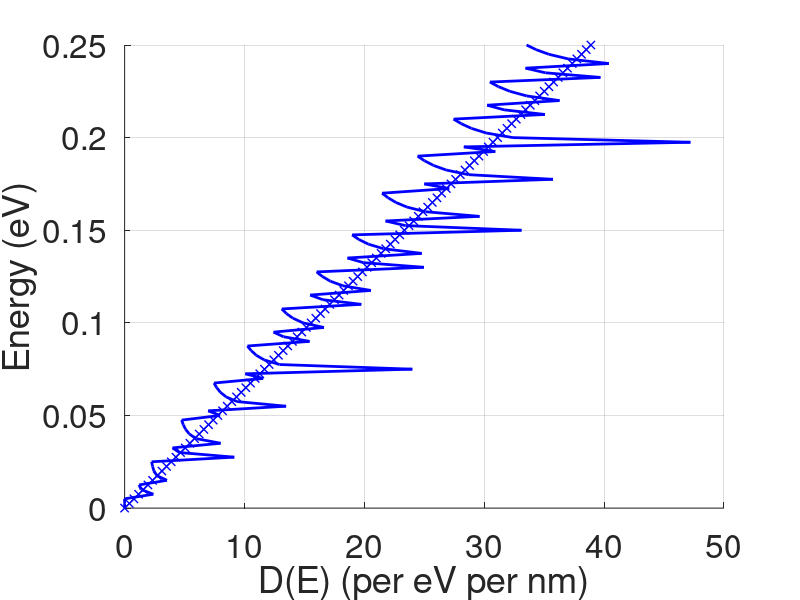

The MATLAB source for this figure:
clear all
close all

t = 3;
m = 800; % Use 200 and 800 for two plots
a0 = 0.14;
D = 2*m*a0*sqrt(3)/(2*pi);
Eg = 2*t*0.14/D;
c = pi*D;
L = 1;
nu0 = round(2*m/3);a=3*a0/2;
E = linspace(0,0.25,101);
DG = (2*c*L/(2*pi*a*a*t*t))*E;
DN = zeros(1,101);
for nu = nu0-100:nu0+100
    Ek = ((t*2*pi/sqrt(3))*((3*nu/(2*m))-1))+(i*1e-12);
    DN = DN + ((2*L/(pi*a*t))*abs(real(E./(sqrt((E.^2)-(Ek^2))))));
end

hold on
h1=plot(DG,E,'bx');
h2=plot(DN,E,'b');
hold on
axis([0 50 0 0.25]);
set(h1,'linewidth',[1.0])
set(h2,'linewidth',[2.0])
set(gca,'Fontsize',[24])
xlabel('D(E) (per eV per nm)')
ylabel('Energy (eV)')
grid on
